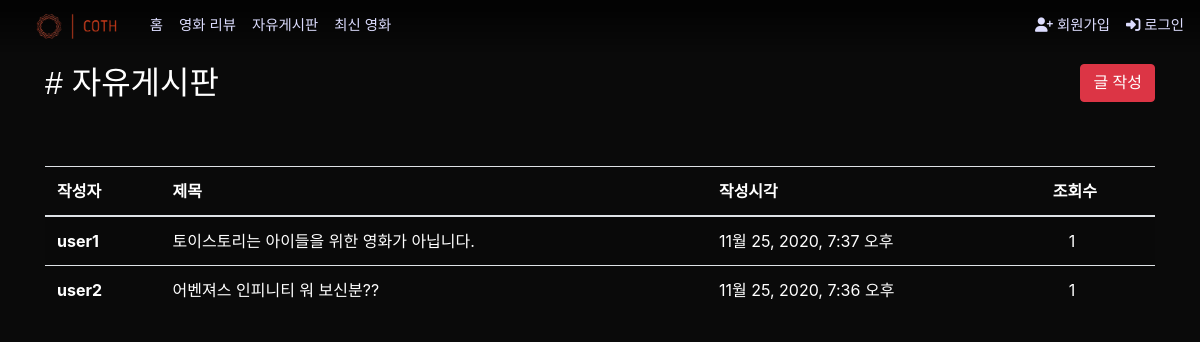
The app's page /articles/talk/, older data.
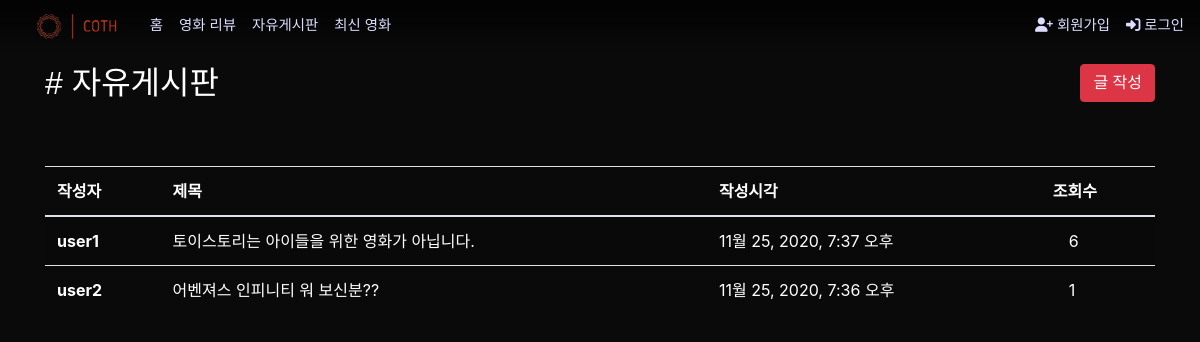
The same page, newer data.
### articles/models.py (models this page shows, shortened)
class TalkArticle(models.Model):
    user = models.ForeignKey(settings.AUTH_USER_MODEL, on_delete=models.CASCADE)
    title = models.CharField(max_length=50)
    content = models.TextField()
    created_at = models.DateTimeField(auto_now_add=True)
    updated_at = models.DateTimeField(auto_now=True)
    image = models.ImageField(blank=True, upload_to='%Y/%m/%d')
    hits = models.PositiveIntegerField(default=0)

### accounts/models.py (models this page shows)
class User(AbstractUser):
    followers = models.ManyToManyField('self', symmetrical=False, related_name='followings')
    image = ProcessedImageField(verbose_name="프로필 이미지",
                                blank=True,
                                processors=[Thumbnail(150, 150)],
                                format='png',
                                options={'quality': 100},
                                upload_to='%Y/%m/%d')
    selfpr = models.CharField(verbose_name="자기소개", max_length=100, blank=True, null=True)
    nickname = models.CharField(max_length=20)
    dibs_movies = models.ManyToManyField(Movie, related_name='dibs_users', blank=True)
    class Prefer(models.IntegerChoices):
        액션 = 28
        모험 = 12
        애니메이션 = 16
        코미디 = 35
        범죄 = 80
        다큐멘터리 = 99
        드라마 = 18
        가족 = 10751
        판타지 = 14
        역사 = 36
        공포 = 27
        음악 = 10402
        미스터리 = 9648
        로맨스 = 10749
        SF = 878
        TV영화 = 10770
        스릴러 = 53
        전쟁 = 10752
        서부 = 37
    genre_prefer1 = models.IntegerField(verbose_name="선호장르1 *", choices=Prefer.choices, null=True)
    genre_prefer2 = models.IntegerField(verbose_name="선호장르2 *", choices=Prefer.choices, null=True)
    genre_prefer3 = models.IntegerField(verbose_name="선호장르3 *", choices=Prefer.choices, null=True)

### articles/views.py (the view)
# urls.py: path('talk/', views.talk_index, name="talk_index"),
@require_GET
def talk_index(request):
    talks = TalkArticle.objects.order_by('-pk')
    context = {
        'talks': talks,
    }
    return render(request, 'articles/talk_index.html', context)

### articles/templates/articles/talk_index.html
{% extends 'base.html' %}
{% block content %}
  <div class="d-flex justify-content-between my-5 text-white">
    <h2 class="d-inline ns"># 자유게시판</h2>
    <p class="d-inline"><a class="btn btn-danger ns" href="{% url 'articles:talk_create' %}">글 작성</a></p>
  </div>
  <table class="table table-striped text-white">
    <thead>
      <tr>
        <th scope="col">작성자</th>
        <th scope="col">제목</th>
        <th scope="col">작성시각</th>
        <th scope="col">조회수</th>
      </tr>
    </thead>
    <tbody>
      {% for talk in talks %}
        <tr>
          <th scope="row">{{ talk.user }}</th>
          <td><a class="text-white" href="{% url 'articles:talk_detail' talk.pk %}">{{ talk.title }}</a></td>
          <td>{{ talk.created_at}}</td>
          <td>&ensp;&ensp;{{ talk.hits }}</td>
        </tr>
      {% endfor %}
    </tbody>
  </table>
{% endblock  %}

Row changes from the older to the newer data that the page shows:
changed TalkArticle "토이스토리는 아이들을 위한 영화가 아닙니다.": hits "1" → "6"
